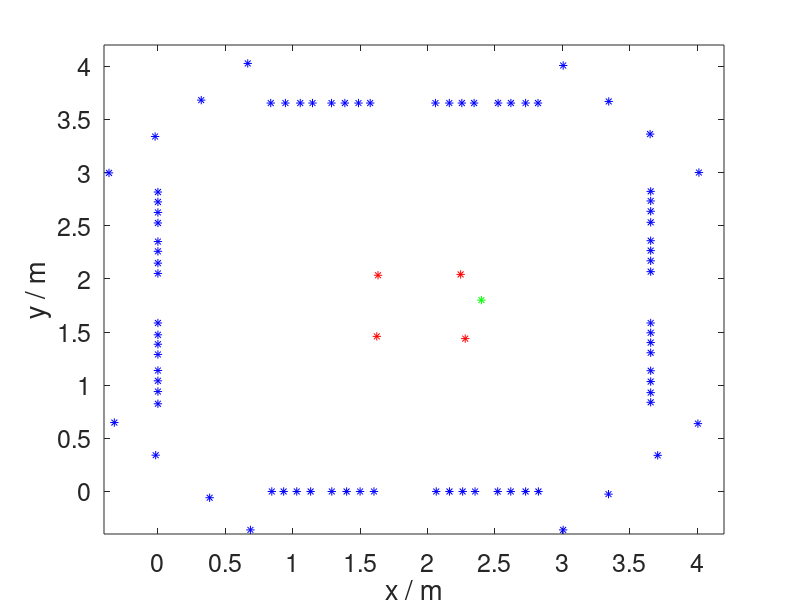

MATLAB code to generate this figure:
close all
clear
clc

% Tags positions.
Pos_tag=[121.7-37.2, 0, 122.8; 121.7-28.4, 0, 122.6; 121.7-18.7, 0, 123.1; 121.7-8.4, 0, 123.1;
    121.7+7.3, 0, 123.2; 121.7+18.3, 0, 123.3; 121.7+28.3, 0, 123.4; 121.7+38.6, 0, 123.4;
    365.6, 121.6-37.7, 123.3; 365.6, 121.6-28.6, 123.5; 365.6, 121.6-18.2, 123.3; 365.6, 121.6-8, 123.5;
    365.6, 121.6+8.9, 123.3; 365.6, 121.6+18.5, 123.4; 365.6, 121.6+27.7, 123.6; 365.6, 121.6+36.9, 123.4;
    
    243.7+38.3, 365.4, 120.7; 243.7+29.1, 365.4, 120.7; 243.7+18.2, 365.4, 120.4; 243.7+8.7, 365.4, 120.9;
    243.7-9.1, 365.4, 120.9; 243.7-18.2, 365.4, 120.9; 243.7-27.5, 365.4, 120.7; 243.7-37.8, 365.4, 121.2;
    0, 243.8+37.9, 123.8; 0, 243.8+28.6, 123.6; 0, 243.8+18.7, 123.8; 0, 243.8+8.8, 123.8;
    0, 243.8-8.7, 123.7; 0, 243.8-17.9, 124; 0, 243.8-29, 124.3; 0, 243.8-38.7, 124.3;
    
    243.7-37.2, 0, 123.5; 243.7-27.4, 0, 123.6; 243.7-17.6, 0, 123.6; 243.7-8.4, 0, 123.6;
    243.7+8.4, 0, 123.3; 243.7+18.1, 0, 123.3; 243.7+29.1, 0, 123.5; 243.7+38.6, 0, 123.7;
    365.6, 243.8-37, 123.3; 365.6, 243.8-26.8, 123.4; 365.6, 243.8-17.2, 123.5; 365.6, 243.8-7.9, 123.4;
    365.6, 243.8+9.4, 123; 365.6, 243.8+19.8, 123; 365.6, 243.8+29.5, 123; 365.6, 243.8+38.5, 123.2;
    
    121.7+35.8, 365.4, 124.4; 121.7+27.1, 365.4, 124.2; 121.7+17, 365.4, 124.3; 121.7+7.1, 365.4, 124.3;
    121.7-7, 365.4, 123.4; 121.7-16.1, 365.4, 123.2; 121.7-27.1, 365.4, 123.3; 121.7-38, 365.4, 123.5;
    0, 121.6+36.9, 123.9; 0, 121.6+25.8, 124.2; 0, 121.6+16.9, 123.8; 0, 121.6+7.3, 123.9;
    0, 121.6-7.8, 124; 0, 121.6-17.5, 123.6; 0, 121.6-27.6, 123.6; 0, 121.6-39.1, 123.4;
    
    17.3+36.3*sqrt(2), 15.2-36.3*sqrt(2), 99.9; 17.3+14.9*sqrt(2), 15.2-14.9*sqrt(2), 100.2; 17.3-13.4*sqrt(2), 15.2+13.4*sqrt(2), 102.3; 17.3-35.1*sqrt(2), 15.2+35.1*sqrt(2), 102.1;
    351+35.1*sqrt(2), 14.2+35.1*sqrt(2), 98.1; 351+14*sqrt(2), 14.2+14*sqrt(2), 98; 351-11.8*sqrt(2), 14.2-11.8*sqrt(2), 97.8; 351-35.6*sqrt(2), 14.2-35.6*sqrt(2), 98.1;
    351.6-36*sqrt(2), 349.8+36*sqrt(2), 92.7; 351.6-12.1*sqrt(2), 349.8+12.1*sqrt(2), 93.4; 351.6+9.6*sqrt(2), 349.8-9.6*sqrt(2), 93.7; 351.6+35.2*sqrt(2), 349.8-35.2*sqrt(2), 94.6;
    15.6-36.7*sqrt(2), 351.6-36.7*sqrt(2), 94; 15.6-12.5*sqrt(2), 351.6-12.5*sqrt(2), 94.5; 15.6+11.7*sqrt(2), 351.6+11.7*sqrt(2), 94.8; 15.6+36.1*sqrt(2), 351.6+36.1*sqrt(2), 94.9]*0.01;

% Antenna positions.
Pos_recv=[228, 143.8, 256.6;
    162.4, 145.9, 255.3;
    224.6, 204.2, 256.4;
    163.3, 203.4, 255.9]*0.01;


tag_posx = Pos_tag(:, 1);
tag_posy = Pos_tag(:, 2);
tag_posz = Pos_tag(:, 3);
ant_posx = Pos_recv(:, 1);
ant_posy = Pos_recv(:, 2);
ant_posz = Pos_recv(:, 3);

Pos_obj = [2.4, 1.8, 0];
obj_posx = Pos_obj(:, 1);
obj_posy = Pos_obj(:, 2);
obj_posz = Pos_obj(:, 3);


figure(1)
x0=600;
y0=75;
width=1100;
height=900;
set(gcf,'position',[x0,y0,width,height]);

plot(tag_posx, tag_posy, 'b*');
hold on;
plot(ant_posx, ant_posy, 'r*');
hold on;
plot(obj_posx, obj_posy, 'g*');
set(gca,'FontSize',18);
set(gca, 'xtick', 0:0.5:4, 'ytick', 0:0.5:4);
xlim([-0.4, 4.2]);
ylim([-0.4, 4.2]);
xlabel('x / m');
ylabel('y / m');
zlabel('z / m');
% title('tag and antenna locations', 'Fontsize', 24);
% lgd = legend('tags', 'antennas', 'human', 'FontSize', 18);
% lgd.Position = [0.6 0.7 0.16 0.1];

